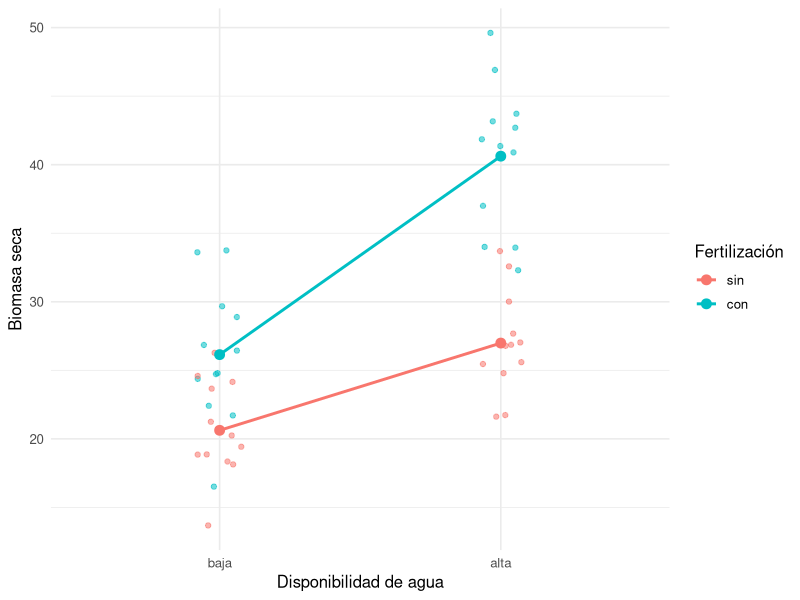

R code for this plot:
## ---- chunk 1
set.seed(2401)

diseno <- expand.grid(
  fertilizante = c("sin", "con"),
  agua = c("baja", "alta"),
  replica = seq_len(12)
)

diseno <- diseno[sample(seq_len(nrow(diseno))), ]
diseno$maceta <- seq_len(nrow(diseno))
row.names(diseno) <- NULL

head(diseno)
with(diseno, table(fertilizante, agua))
## ---- chunk 2
F <- as.integer(diseno$fertilizante == "con")
A <- as.integer(diseno$agua == "alta")

diseno$media_verdadera <- 20 + 5 * F + 8 * A + 7 * F * A
diseno$biomasa <- rnorm(nrow(diseno), diseno$media_verdadera, sd = 4)
## ---- chunk 3
library(ggplot2)

ggplot(diseno, aes(agua, biomasa, colour = fertilizante)) +
  geom_point(position = position_jitter(width = 0.08, height = 0, seed = 2401),
             alpha = 0.55) +
  stat_summary(aes(group = fertilizante), fun = mean,
               geom = "line", linewidth = 1) +
  stat_summary(aes(group = fertilizante), fun = mean,
               geom = "point", size = 3) +
  labs(x = "Disponibilidad de agua", y = "Biomasa seca",
       colour = "Fertilización") +
  theme_minimal(base_size = 12)
## ---- chunk 4
modelo_factorial <- lm(biomasa ~ fertilizante * agua, data = diseno)
summary(modelo_factorial)
## ---- chunk 5
nuevos <- expand.grid(
  fertilizante = c("sin", "con"),
  agua = c("baja", "alta")
)

pred <- predict(modelo_factorial, newdata = nuevos, interval = "confidence")
cbind(nuevos, round(pred, 2))
